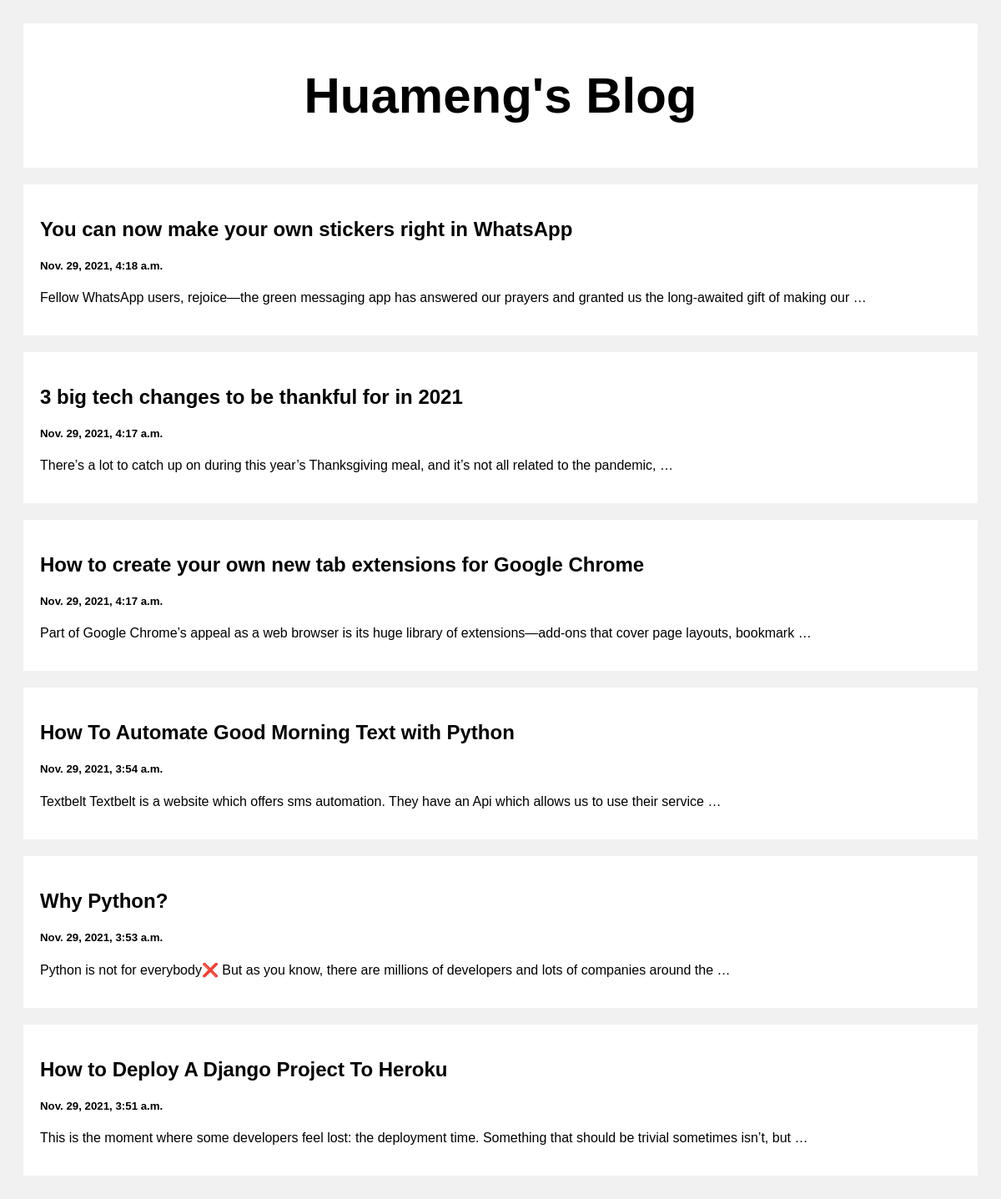
The page / on the database its author committed.
### posts/models.py (models this page shows)
class Post(models.Model):
    title = models.CharField(max_length=100)
    body = models.CharField(max_length=1000000)
    created_at = models.DateTimeField(default=datetime.now, blank=True)

### posts/views.py (the view)
# urls.py: path('', views.index, name = "index"),
def index(request):
    posts = Post.objects.all()
    return render(request, 'index.html', {'posts':posts})

### templates/index.html (shortened to what this page needs)
<!DOCTYPE html>
<html>
<head>
</head>
<body>
<div class="header">
  <h2>Huameng's Blog</h2>
</div>
<div class="row">
  <div class="leftcolumn">
    {% for post in posts reversed %}
    <div class="card">
      <a style="text-decoration: none; color: black;" href="/post/{{post.id}}">
        <h2>{{post.title}}</h2>
        <h5>{{post.created_at}}</h5>
        <p>{{post.body|truncatewords:20}}</p>
      </a>
    </div>
    {% endfor %}
  </div>
</div>
</body>
</html>

### templates/index.html (style rules this page uses)
* { box-sizing: border-box; }
body { font-family: Arial; padding: 20px; background: #f1f1f1; }
.header { padding: 2px; font-size: 40px; text-align: center; background: white; }
.leftcolumn { float: left; width: 100%; }
.card { background-color: white; padding: 20px; margin-top: 20px; }
.row:after { content: ""; display: table; clear: both; }

### rows shown on the page
Post: title "You can now make your own stickers right in WhatsApp", created_at "Nov. 29, 2021, 4:18 a.m.", body "Fellow WhatsApp users, rejoice—the green messaging app has answered our prayers and granted us the long-awaited gift of making our …"
Post: title "3 big tech changes to be thankful for in 2021", created_at "Nov. 29, 2021, 4:17 a.m.", body "There’s a lot to catch up on during this year’s Thanksgiving meal, and it’s not all related to the pandemic, …"
Post: title "How to create your own new tab extensions for Google Chrome", created_at "Nov. 29, 2021, 4:17 a.m.", body "Part of Google Chrome’s appeal as a web browser is its huge library of extensions—add-ons that cover page layouts, bookmark …"
Post: title "How To Automate Good Morning Text with Python", created_at "Nov. 29, 2021, 3:54 a.m.", body "Textbelt Textbelt is a website which offers sms automation. They have an Api which allows us to use their service …"
Post: title "Why Python?", created_at "Nov. 29, 2021, 3:53 a.m.", body "Python is not for everybody❌ But as you know, there are millions of developers and lots of companies around the …"
Post: title "How to Deploy A Django Project To Heroku", created_at "Nov. 29, 2021, 3:51 a.m.", body "This is the moment where some developers feel lost: the deployment time. Something that should be trivial sometimes isn’t, but …"
